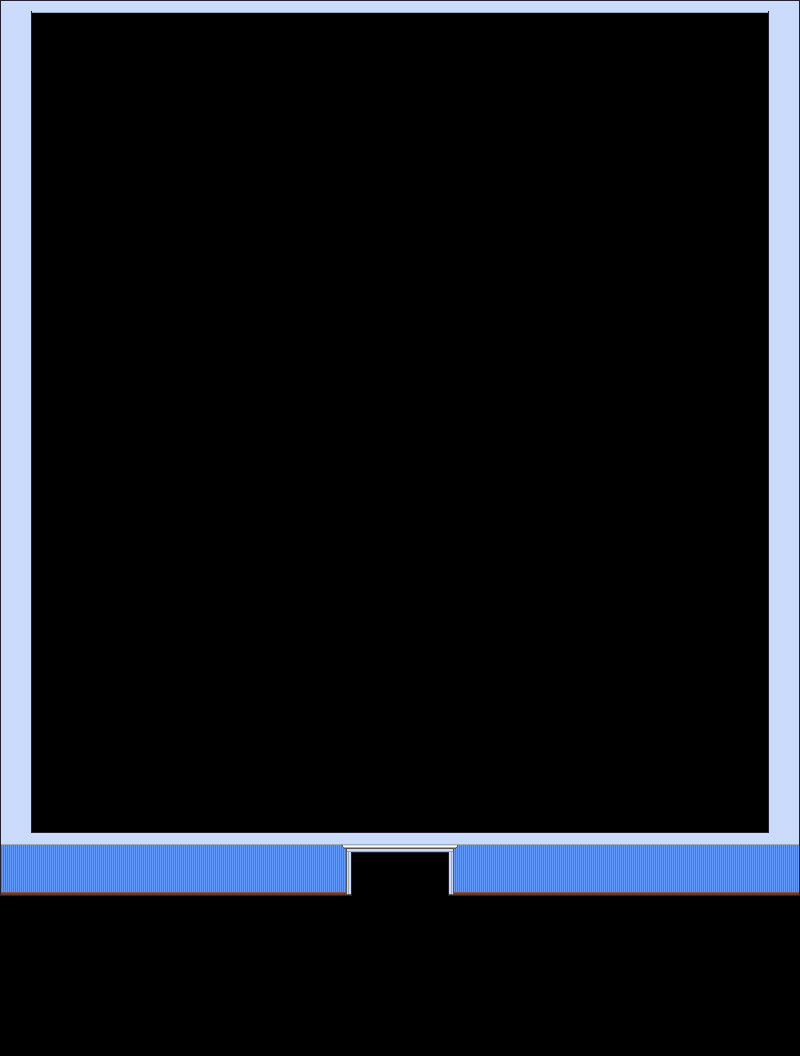

A level layout from a 2D game, rendered from its tile map. Below: a short description, then the map file with tile-grid data replaced by summaries:
An orthogonal 25x33 tile map with 32x32 px tiles, 3 tile layers (Walls, wall trim, walltops), 8 hidden layers not drawn, 7 tilesets.

<map version="1.5" tiledversion="1.7.2" orientation="orthogonal" renderorder="right-down" width="25" height="33" tilewidth="32" tileheight="32" infinite="0" nextlayerid="14" nextobjectid="1">
 <tileset firstgid="1" source="../../../../custom (internal)/Gather Office 5/Rose palette.tsx" />
 <tileset firstgid="2876" source="../../../../../tilesets/gather_floors_2_exploration.tsx" />
 <tileset firstgid="11036" source="../../../../../objects/WIP/Roz/Walls - Base.tsx" />
 <tileset firstgid="12956" source="../../../../../objects/WIP/Roz/Walls - Trims and Doors.tsx" />
 <tileset firstgid="13706" source="../../../../../objects/WIP/Roz/Walls - Tops.tsx" />
 <tileset firstgid="14318" source="../../../../../tilesets/gather_floors_1.x.tsx" />
 <tileset firstgid="19758" source="../../../../../tilesets/gather_swatches_1.x.tsx" />
 <group id="8" name="BG" visible="0">
  <layer id="1" name="floors" width="25" height="33">
   <data>[825 cells, 598 non-empty, 4 distinct tile ids]</data>
  </layer>
  <layer id="2" name="floor transparency" width="25" height="33" opacity="0.37">
   <data>[825 cells, 192 non-empty, 4 distinct tile ids]</data>
  </layer>
  <layer id="12" name="blocking" width="25" height="33" visible="0">
   <data>[825 cells, 50 non-empty, 1 distinct tile ids]</data>
  </layer>
  <layer id="3" name="walls" width="25" height="33">
   <data>[825 cells, 90 non-empty, 2 distinct tile ids]</data>
  </layer>
  <layer id="4" name="wall trim" width="25" height="33">
   <data>[825 cells, 10 non-empty, 6 distinct tile ids]</data>
  </layer>
  <layer id="6" name="stage" width="25" height="33">
   <data>[825 cells, 155 non-empty, 16 distinct tile ids]</data>
  </layer>
  <layer id="7" name="stairs/chairs" width="25" height="33">
   <data>[825 cells, 4 non-empty, 2 distinct tile ids]</data>
  </layer>
  <layer id="5" name="walltops" width="25" height="33">
   <data>[825 cells, 125 non-empty, 10 distinct tile ids]</data>
  </layer>
 </group>
 <group id="13" name="FG">
  <layer id="9" name="Walls" width="25" height="33">
   <data>[825 cells, 44 non-empty, 2 distinct tile ids]</data>
  </layer>
  <layer id="11" name="wall trim" width="25" height="33">
   <data>[825 cells, 10 non-empty, 6 distinct tile ids]</data>
  </layer>
  <layer id="10" name="walltops" width="25" height="33" locked="1">
   <data>[825 cells, 122 non-empty, 10 distinct tile ids]</data>
  </layer>
 </group>
</map>
